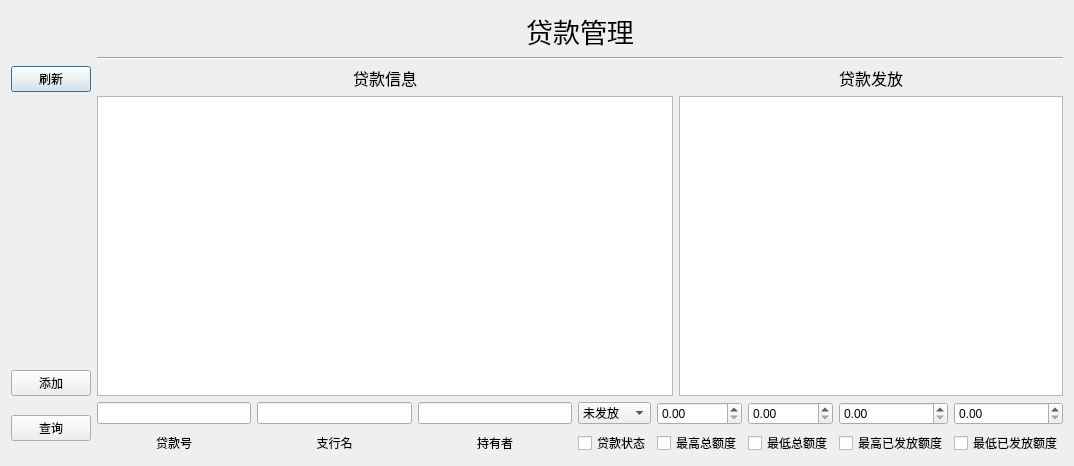
<?xml version="1.0" encoding="UTF-8"?>
<ui version="4.0">
 <class>LoginDialog</class>
 <widget class="QDialog" name="LoginDialog">
  <property name="geometry">
   <rect>
    <x>0</x>
    <y>0</y>
    <width>1074</width>
    <height>440</height>
   </rect>
  </property>
  <property name="sizePolicy">
   <sizepolicy hsizetype="Fixed" vsizetype="Fixed">
    <horstretch>0</horstretch>
    <verstretch>0</verstretch>
   </sizepolicy>
  </property>
  <property name="windowTitle">
   <string>贷款管理</string>
  </property>
  <layout class="QGridLayout" name="gridLayout">
   <item row="2" column="3">
    <layout class="QGridLayout" name="gridLayout_2">
     <property name="sizeConstraint">
      <enum>QLayout::SetMaximumSize</enum>
     </property>
     <item row="0" column="0">
      <layout class="QGridLayout" name="gridLayout_4" columnstretch="3,2">
       <item row="1" column="0">
        <widget class="QTableWidget" name="table"/>
       </item>
       <item row="1" column="1">
        <widget class="QTableWidget" name="tablepay">
         <property name="minimumSize">
          <size>
           <width>0</width>
           <height>300</height>
          </size>
         </property>
        </widget>
       </item>
       <item row="0" column="1">
        <widget class="QLabel" name="label_14">
         <property name="font">
          <font>
           <family>方正清刻本悦宋简体</family>
           <pointsize>12</pointsize>
          </font>
         </property>
         <property name="text">
          <string>贷款发放</string>
         </property>
         <property name="alignment">
          <set>Qt::AlignCenter</set>
         </property>
        </widget>
       </item>
       <item row="0" column="0">
        <widget class="QLabel" name="label_13">
         <property name="font">
          <font>
           <family>方正清刻本悦宋简体</family>
           <pointsize>12</pointsize>
          </font>
         </property>
         <property name="text">
          <string>贷款信息</string>
         </property>
         <property name="alignment">
          <set>Qt::AlignCenter</set>
         </property>
        </widget>
       </item>
      </layout>
     </item>
    </layout>
   </item>
   <item row="1" column="3">
    <layout class="QVBoxLayout" name="verticalLayout">
     <property name="sizeConstraint">
      <enum>QLayout::SetFixedSize</enum>
     </property>
     <item>
      <widget class="QLabel" name="title">
       <property name="sizePolicy">
        <sizepolicy hsizetype="Preferred" vsizetype="Fixed">
         <horstretch>0</horstretch>
         <verstretch>0</verstretch>
        </sizepolicy>
       </property>
       <property name="font">
        <font>
         <pointsize>20</pointsize>
        </font>
       </property>
       <property name="text">
        <string>贷款管理</string>
       </property>
       <property name="alignment">
        <set>Qt::AlignCenter</set>
       </property>
      </widget>
     </item>
     <item>
      <widget class="Line" name="line">
       <property name="orientation">
        <enum>Qt::Horizontal</enum>
       </property>
      </widget>
     </item>
    </layout>
   </item>
   <item row="8" column="3">
    <layout class="QGridLayout" name="gridLayout_3">
     <item row="5" column="7">
      <widget class="QCheckBox" name="npayM">
       <property name="text">
        <string>最高已发放额度</string>
       </property>
      </widget>
     </item>
     <item row="1" column="1">
      <widget class="QLineEdit" name="Id">
       <property name="inputMask">
        <string/>
       </property>
       <property name="text">
        <string/>
       </property>
      </widget>
     </item>
     <item row="5" column="3">
      <widget class="QLabel" name="label_15">
       <property name="text">
        <string>持有者</string>
       </property>
       <property name="alignment">
        <set>Qt::AlignCenter</set>
       </property>
      </widget>
     </item>
     <item row="5" column="1">
      <widget class="QLabel" name="label">
       <property name="text">
        <string>贷款号</string>
       </property>
       <property name="alignment">
        <set>Qt::AlignCenter</set>
       </property>
      </widget>
     </item>
     <item row="5" column="5">
      <widget class="QCheckBox" name="namountM">
       <property name="text">
        <string>最高总额度</string>
       </property>
      </widget>
     </item>
     <item row="1" column="3">
      <widget class="QLineEdit" name="Owner"/>
     </item>
     <item row="1" column="5">
      <widget class="QDoubleSpinBox" name="amountM">
       <property name="maximum">
        <double>999999999999.000000000000000</double>
       </property>
      </widget>
     </item>
     <item row="1" column="7">
      <widget class="QDoubleSpinBox" name="payM">
       <property name="maximum">
        <double>999999999999.000000000000000</double>
       </property>
      </widget>
     </item>
     <item row="5" column="2">
      <widget class="QLabel" name="label_2">
       <property name="text">
        <string>支行名</string>
       </property>
       <property name="alignment">
        <set>Qt::AlignCenter</set>
       </property>
      </widget>
     </item>
     <item row="1" column="4">
      <widget class="QComboBox" name="status">
       <item>
        <property name="text">
         <string>未发放</string>
        </property>
       </item>
       <item>
        <property name="text">
         <string>发放中</string>
        </property>
       </item>
       <item>
        <property name="text">
         <string>已发放</string>
        </property>
       </item>
      </widget>
     </item>
     <item row="1" column="2">
      <widget class="QLineEdit" name="Name">
       <property name="text">
        <string/>
       </property>
      </widget>
     </item>
     <item row="1" column="6">
      <widget class="QDoubleSpinBox" name="amountL">
       <property name="maximum">
        <double>999999999999.000000000000000</double>
       </property>
      </widget>
     </item>
     <item row="5" column="6">
      <widget class="QCheckBox" name="namountL">
       <property name="text">
        <string>最低总额度</string>
       </property>
      </widget>
     </item>
     <item row="5" column="8">
      <widget class="QCheckBox" name="npayL">
       <property name="text">
        <string>最低已发放额度</string>
       </property>
      </widget>
     </item>
     <item row="1" column="8">
      <widget class="QDoubleSpinBox" name="payL">
       <property name="maximum">
        <double>999999999999.000000000000000</double>
       </property>
      </widget>
     </item>
     <item row="5" column="4">
      <widget class="QCheckBox" name="nstatus">
       <property name="text">
        <string>贷款状态</string>
       </property>
      </widget>
     </item>
    </layout>
   </item>
   <item row="2" column="1">
    <layout class="QVBoxLayout" name="verticalLayout_2">
     <item>
      <widget class="QPushButton" name="flushButton">
       <property name="text">
        <string>刷新</string>
       </property>
      </widget>
     </item>
     <item>
      <spacer name="verticalSpacer">
       <property name="orientation">
        <enum>Qt::Vertical</enum>
       </property>
       <property name="sizeHint" stdset="0">
        <size>
         <width>20</width>
         <height>40</height>
        </size>
       </property>
      </spacer>
     </item>
     <item>
      <widget class="QPushButton" name="AddBtn">
       <property name="maximumSize">
        <size>
         <width>150</width>
         <height>16777215</height>
        </size>
       </property>
       <property name="text">
        <string>添加</string>
       </property>
      </widget>
     </item>
    </layout>
   </item>
   <item row="8" column="1">
    <layout class="QVBoxLayout" name="verticalLayout_3">
     <item>
      <widget class="QPushButton" name="SearchBtn">
       <property name="maximumSize">
        <size>
         <width>150</width>
         <height>16777215</height>
        </size>
       </property>
       <property name="text">
        <string>查询</string>
       </property>
      </widget>
     </item>
    </layout>
   </item>
  </layout>
 </widget>
 <resources/>
 <connections/>
</ui>
